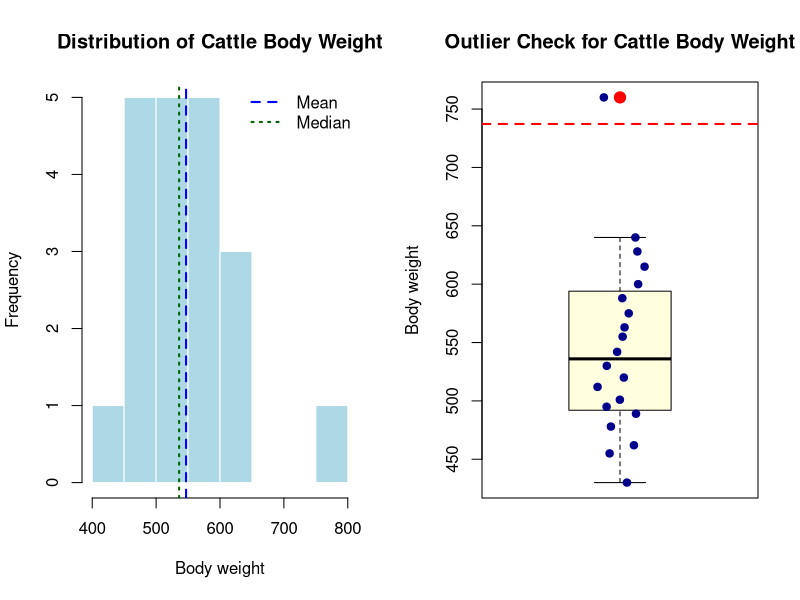

The R source for this figure:
# Descriptive summary, outlier detection, and plotting for cattle body weight
# --------------------------------------------------------------------------
# This script creates a variable named `body_weight` with 20 cattle
# body-weight observations, calculates descriptive statistics, detects
# possible outliers using the interquartile range (IQR) rule, and saves
# plots that make the body-weight distribution and outliers easier to see.

body_weight <- c(
  430, 455, 462, 478, 489,
  495, 501, 512, 520, 530,
  542, 555, 563, 575, 588,
  600, 615, 628, 640, 760
)

# Descriptive summary
summary_statistics <- data.frame(
  count = length(body_weight),
  mean = mean(body_weight),
  median = median(body_weight),
  standard_deviation = sd(body_weight),
  variance = var(body_weight),
  minimum = min(body_weight),
  first_quartile = quantile(body_weight, 0.25),
  third_quartile = quantile(body_weight, 0.75),
  maximum = max(body_weight),
  range = diff(range(body_weight)),
  iqr = IQR(body_weight),
  row.names = NULL
)

print("Descriptive summary for cattle body weight:")
print(summary_statistics)

# Outlier detection with the 1.5 * IQR rule
q1 <- quantile(body_weight, 0.25)
q3 <- quantile(body_weight, 0.75)
iqr_value <- IQR(body_weight)
lower_limit <- q1 - 1.5 * iqr_value
upper_limit <- q3 + 1.5 * iqr_value

outliers <- body_weight[body_weight < lower_limit | body_weight > upper_limit]

cat("\nOutlier detection using the 1.5 * IQR rule:\n")
cat("Lower limit:", lower_limit, "\n")
cat("Upper limit:", upper_limit, "\n")

if (length(outliers) == 0) {
  cat("No outliers detected.\n")
} else {
  cat("Outliers detected:", paste(outliers, collapse = ", "), "\n")
}

# Plot the results and save them to a PNG file. The file is useful when
# running this script in a non-interactive session, because it can be opened
# after the script finishes.
plot_file <- "cattle_body_weight_plots.png"
png(filename = plot_file, width = 1000, height = 500)
par(mfrow = c(1, 2))

hist(
  body_weight,
  main = "Distribution of Cattle Body Weight",
  xlab = "Body weight",
  col = "lightblue",
  border = "white"
)
abline(v = mean(body_weight), col = "blue", lwd = 2, lty = 2)
abline(v = median(body_weight), col = "darkgreen", lwd = 2, lty = 3)
legend(
  "topright",
  legend = c("Mean", "Median"),
  col = c("blue", "darkgreen"),
  lty = c(2, 3),
  lwd = 2,
  bty = "n"
)

boxplot(
  body_weight,
  main = "Outlier Check for Cattle Body Weight",
  ylab = "Body weight",
  col = "lightyellow",
  outline = TRUE
)
abline(h = lower_limit, col = "red", lwd = 2, lty = 2)
abline(h = upper_limit, col = "red", lwd = 2, lty = 2)
stripchart(
  body_weight,
  method = "jitter",
  vertical = TRUE,
  pch = 19,
  col = "darkblue",
  add = TRUE
)

if (length(outliers) > 0) {
  points(
    rep(1, length(outliers)),
    outliers,
    col = "red",
    pch = 19,
    cex = 1.5
  )
}

dev.off()
cat("\nPlot saved to:", plot_file, "\n")
